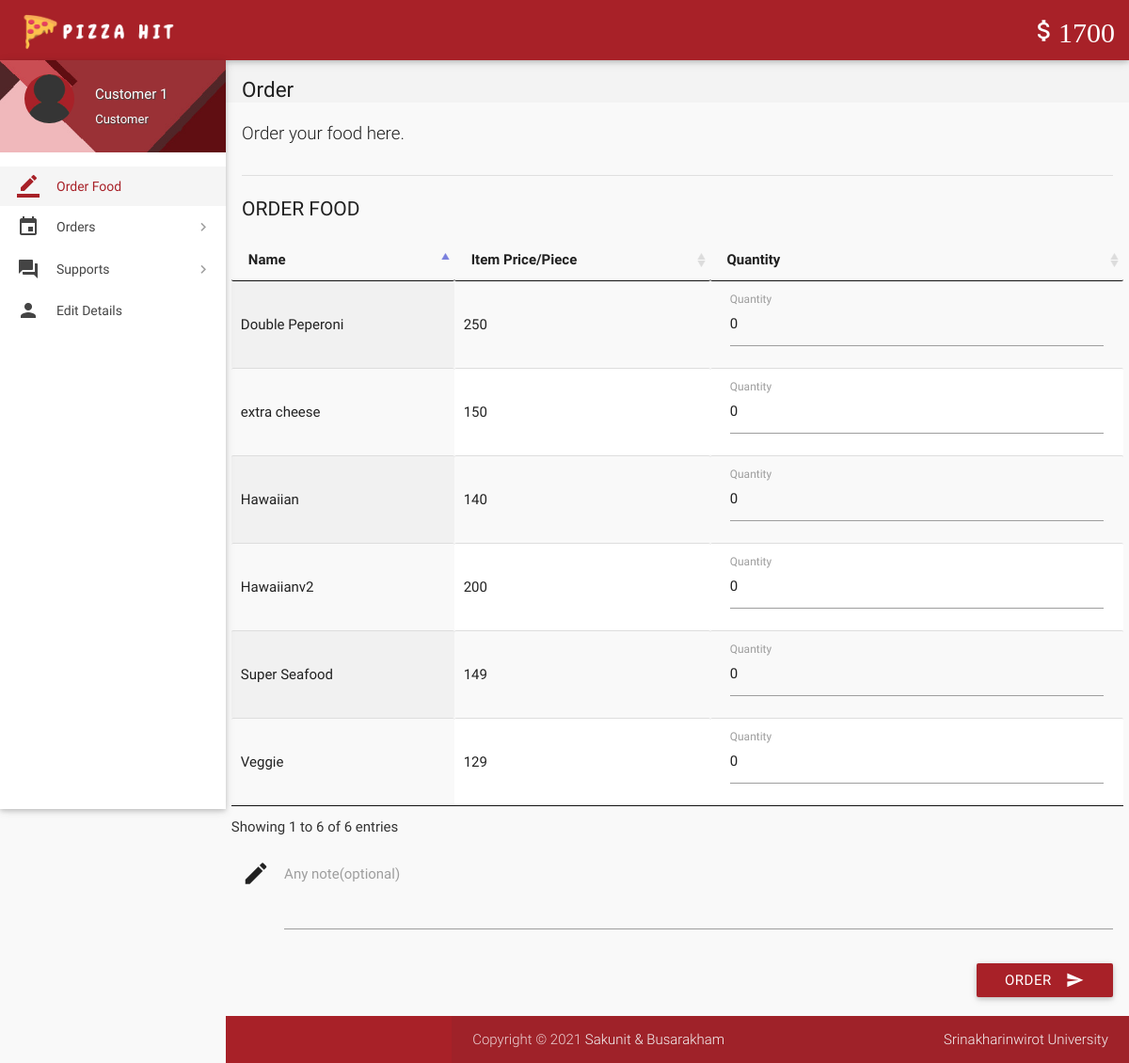
Page /index.php (signed in) on the committed database.
### tables this page shows
CREATE TABLE `wallet_details` (
  `walldetail_id` int(11) NOT NULL,
  `wallet_id` int(11) NOT NULL,
  `number` varchar(16) NOT NULL,
  `cvv` int(3) NOT NULL,
  `balance` int(11) NOT NULL DEFAULT 2000
);

CREATE TABLE `items` (
  `item_id` int(11) NOT NULL,
  `name` varchar(20) NOT NULL,
  `price` int(11) NOT NULL,
  `deleted` tinyint(4) NOT NULL DEFAULT 0
);

### includes/wallet.php (called while the page is built)
<?php
$user_id=$_SESSION['user_id'];
$sql = mysqli_query($con, "SELECT * FROM wallets where user_id = $user_id");
try{
	while($row1 = mysqli_fetch_array($sql)){
	$wallet_id = $row1['wallet_id'];
	}
	$sql = mysqli_query($con, "SELECT * FROM wallet_details where wallet_id = $wallet_id");
	while($row1 = mysqli_fetch_array($sql)){
	$balance = $row1['balance'];
	}
}
catch (TypeError $e){
	header("location:login.php");
}
?>

### includes/connect.php (called while the page is built, shortened)
<?php
$name = $_SESSION['name'];
$role = $_SESSION['role'];
?>

### index.php (the view, shortened to what this page needs)
<?php
include 'includes/connect.php';
include 'includes/wallet.php';
	if($_SESSION['customer_sid']==session_id())
	{
		?>
<!DOCTYPE html>
<html lang="en">
<head>
  <link href="css/materialize.min.css" type="text/css" rel="stylesheet" media="screen,projection">
  <link href="css/style.min.css" type="text/css" rel="stylesheet" media="screen,projection">
  <link href="css/custom/custom.min.css" type="text/css" rel="stylesheet" media="screen,projection">
  <link href="js/plugins/perfect-scrollbar/perfect-scrollbar.css" type="text/css" rel="stylesheet" media="screen,projection">
  <link href="js/plugins/data-tables/css/jquery.dataTables.min.css" type="text/css" rel="stylesheet" media="screen,projection">
</head>
<body>
  <header id="header" class="page-topbar">
        <div class="navbar-fixed">
            <nav class="navbar-color">
                <div class="nav-wrapper">
                    <ul class="left">
                      <li><h1 class="logo-wrapper"><a href="index.php" class="brand-logo darken-1"><img src="images/logo.png" alt="logo"></a> <span class="logo-text">Logo</span></h1></li>
                    </ul>
                    <ul class="right hide-on-med-and-down">
                        <li><a href="#" class="waves-effect waves-block waves-light"><i class="mdi-editor-attach-money"><?php echo $balance;?></i></a>
                        </li>
                    </ul>
                </div>
            </nav>
        </div>
  </header>
  <div id="main">
    <div class="wrapper">
      <aside id="left-sidebar-nav">
        <ul id="slide-out" class="side-nav fixed leftside-navigation">
            <li class="user-details cyan darken-2">
            <div class="row">
                <div class="col col s4 m4 l4">
                    <img src="images/avatar.jpg" alt="" class="circle responsive-img valign profile-image">
                </div>
                <div class="col col s8 m8 l8">
                    <a class="btn-flat dropdown-button waves-effect waves-light white-text profile-btn" href="#" data-activates="profile-dropdown"><?php echo $name;?> <i class="mdi-navigation-arrow-drop-down right"></i></a>
                    <p class="user-roal"><?php echo $role;?></p>
                </div>
            </div>
            </li>
            <li class="bold active"><a href="index.php" class="waves-effect waves-cyan"><i class="mdi-editor-border-color"></i> Order Food</a>
            </li>
                <li class="no-padding">
                    <ul class="collapsible collapsible-accordion">
                        <li class="bold"><a class="collapsible-header waves-effect waves-cyan"><i class="mdi-editor-insert-invitation"></i> Orders</a>
                        </li>
                    </ul>
                </li>
                <li class="no-padding">
                    <ul class="collapsible collapsible-accordion">
                        <li class="bold"><a class="collapsible-header waves-effect waves-cyan"><i class="mdi-action-question-answer"></i> Supports</a>
                        </li>
                    </ul>
                </li>
            <li class="bold"><a href="details.php" class="waves-effect waves-cyan"><i class="mdi-social-person"></i> Edit Details</a>
            </li>
        </ul>
        </aside>
      <section id="content">
        <div id="breadcrumbs-wrapper">
          <div class="container">
            <div class="row">
              <div class="col s12 m12 l12">
                <h5 class="breadcrumbs-title">Order</h5>
              </div>
            </div>
          </div>
        </div>
        <div class="container">
          <p class="caption">Order your food here.</p>
          <div class="divider"></div>
		  <form class="formValidate" id="formValidate" method="post" action="place-order.php" novalidate="novalidate">
            <div class="row">
              <div class="col s12 m4 l3">
                <h4 class="header">Order Food</h4>
              </div>
              <div>
                  <table id="data-table-customer" class="responsive-table display" cellspacing="0">
                    <thead>
                      <tr>
                        <th>Name</th>
                        <th>Item Price/Piece</th>
                        <th>Quantity</th>
                      </tr>
                    </thead>
                    <tbody>
				<?php
				$result = mysqli_query($con, "SELECT * FROM items where not deleted;");
				while($row = mysqli_fetch_array($result))
				{
					echo '<tr><td>'.$row["name"].'</td><td>'.$row["price"].'</td>';
					echo '<td><div class="input-field col s12"><label for='.$row["item_id"].' class="">Quantity</label>';
					echo '<input value= 0 id="'.$row["item_id"].'" name="'.$row['item_id'].'" type="text" data-error=".errorTxt'.$row["item_id"].'"><div class="errorTxt'.$row["item_id"].'"></div></td></tr>';
				}
				?>
                    </tbody>
</table>
              </div>
			  <div class="input-field col s12">
              <i class="mdi-editor-mode-edit prefix"></i>
              <textarea id="description" name="description" class="materialize-textarea"></textarea>
              <label for="description" class="">Any note(optional)</label>
			  </div>
			  <div>
			  <div class="input-field col s12">
                              <button class="btn cyan waves-effect waves-light right" type="submit" name="action">Order
                                <i class="mdi-content-send right"></i>
                              </button>
                            </div>
            </div>
			</form>
          </div>
        </div>
  </div>
  <footer class="page-footer">
    <div class="footer-copyright">
      <div class="container">
        <span>Copyright © 2021 <a class="grey-text text-lighten-4" href="mailto:sakunit.mlikz@g.swu.ac.th" target="_blank">Sakunit & </a>
        <a class="grey-text text-lighten-4" href="mailto:busarakham.lead@g.swu.ac.th" target="_blank">Busarakham</a></span>
        <span class="right"><a class="grey-text text-lighten-4" href="https://swu.ac.th/">Srinakharinwirot University</a></span>
        </div>
    </div>
  </footer>
</body>
</html>
<?php
	}
	else if($_SESSION['admin_sid']==session_id())
  {
    header("location:admin-page.php");
  }
?>

### index.php (style rules this page uses)
.input-field label.active { width:100%; }

### rows in the picture
wallet_details: balance "1700"
items: name "Super Seafood", price "149"
items: name "Hawaiian", price "140"
items: name "Veggie", price "129"
items: name "Double Peperoni", price "250"
items: name "extra cheese", price "150"
items: name "Hawaiianv2", price "200"

### other values in the picture
$name "Customer 1"
$role "Customer"
